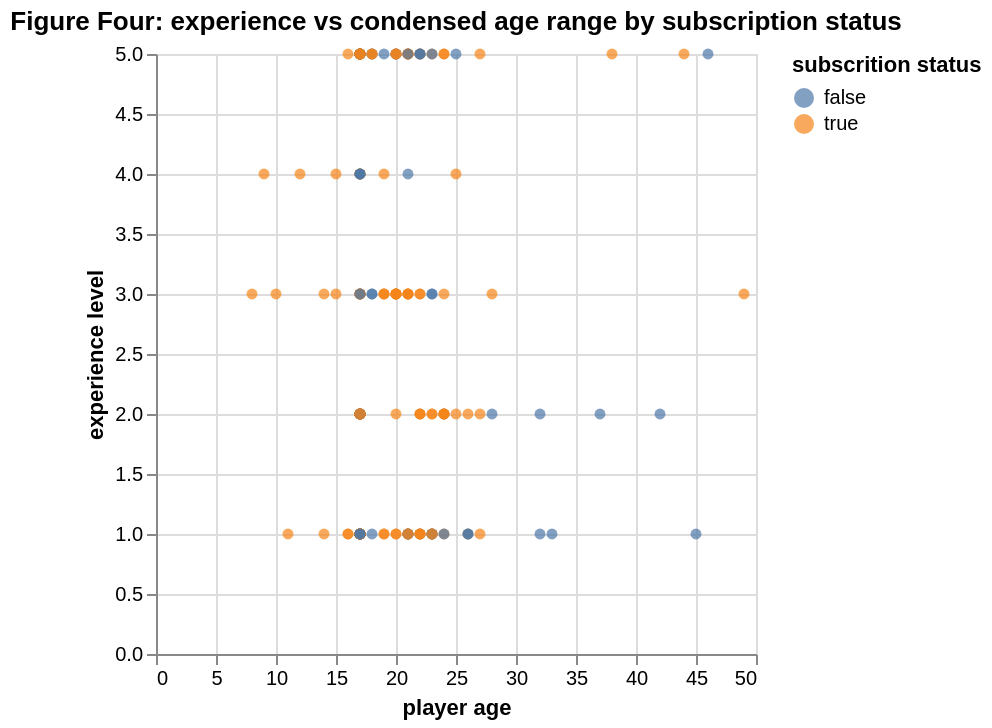

Notebook cell for this chart:
### Code cell
filtered_age_plot=alt.Chart(players_filtered).mark_circle().encode(
    x=alt.X("age").title("player age"),
    y=alt.Y("experience").title("experience level"), 
    color=alt.Color("subscribe").title("subscrition status")
).properties(title='Figure Four: experience vs condensed age range by subscription status')
filtered_age_plot

### Figure 1 — Vega-Lite specification as saved in the notebook (floating-point values rounded to 4 significant figures; data arrays with more than 128 entries replaced by an {"elided": "..."} marker saying what was removed)
{"config": {"view": {"continuousWidth": 300, "continuousHeight": 300}}, "data": {"name": "data-8ef685107cd56df375a6d9ceb0fa4bfd"}, "mark": {"type": "circle"}, "encoding": {"color": {"field": "subscribe", "title": "subscrition status", "type": "nominal"}, "x": {"field": "age", "title": "player age", "type": "quantitative"}, "y": {"field": "experience", "title": "experience level", "type": "quantitative"}}, "title": "Figure Four: experience vs condensed age range by subscription status", "$schema": "https://vega.github.io/schema/vega-lite/v5.20.1.json", "datasets": {"data-8ef685107cd56df375a6d9ceb0fa4bfd": {"elided": "193 records"}}}
